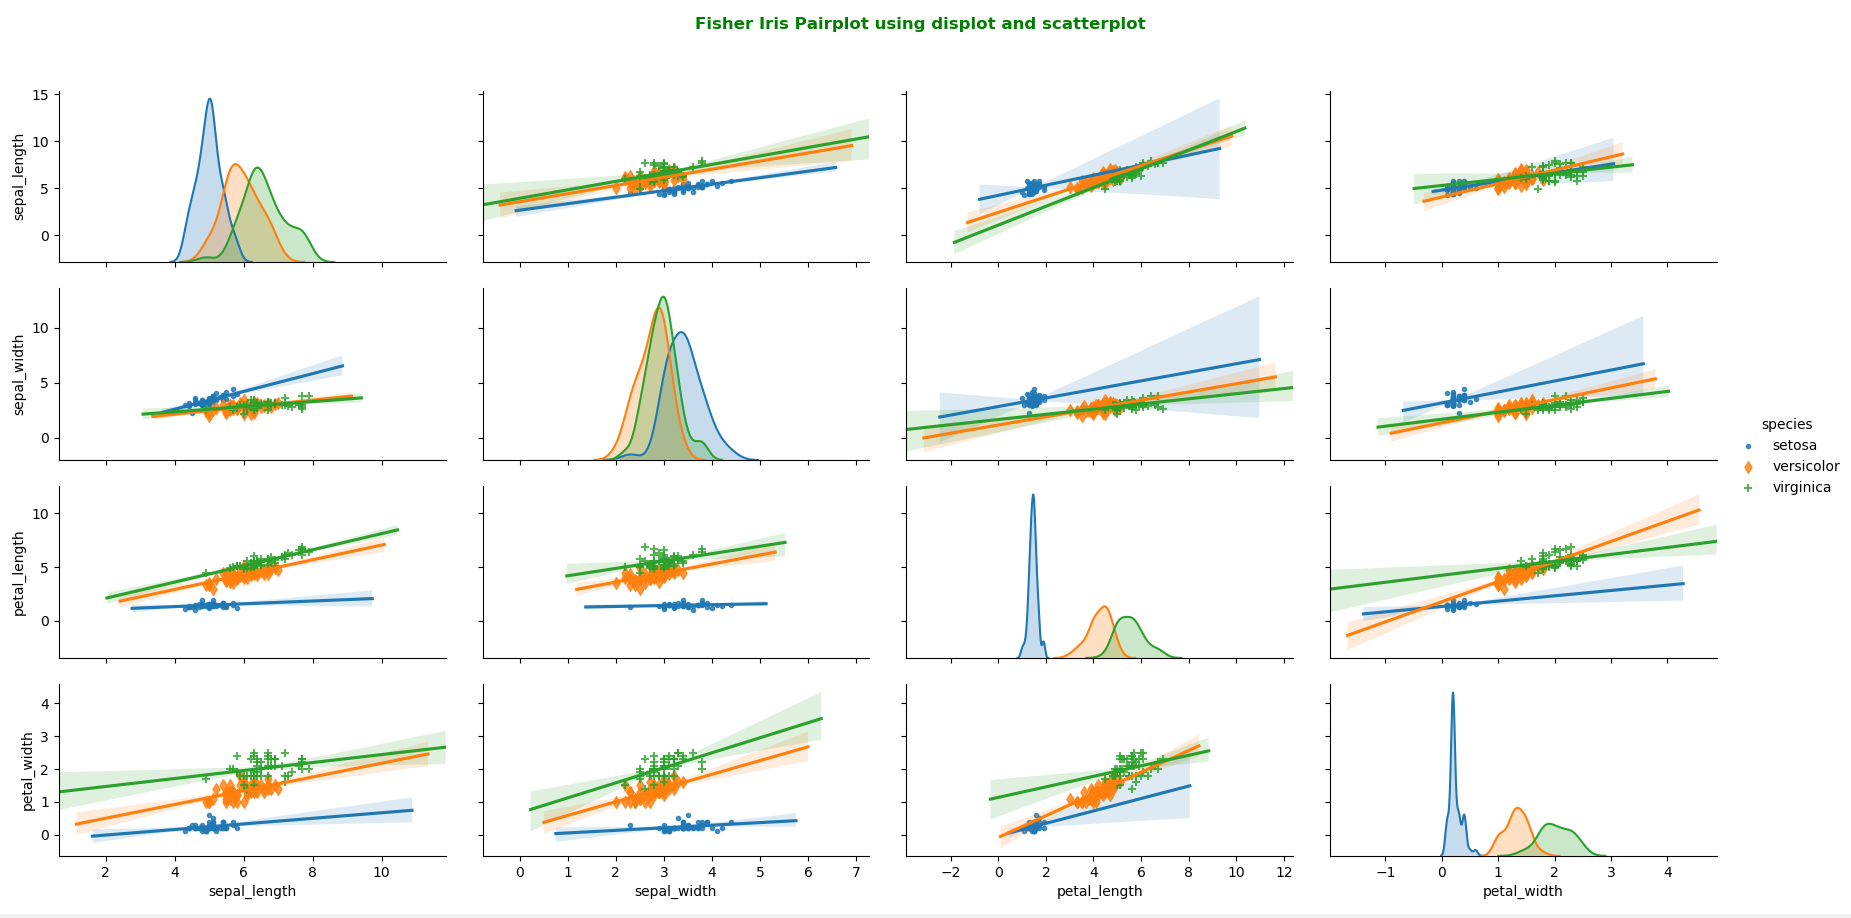

Reproduce this figure in Python.
# Roisin Fallon
# Adapted from: https://seaborn.pydata.org/generated/seaborn.pairplot.html; https://seaborn.pydata.org/generated/seaborn.PairGrid.html#seaborn.PairGrid

# Import the following libraries:
import matplotlib.pyplot as plt                                                                                                 # matplotlib given an alias plt
import seaborn as sns                                                                                                           # seaborn given as alias sns                                                                                              
import pandas as pd                                                                                                             # pandas given an alias of pd 
import warnings                                                                                                                 # current version of seaborn creates warnings this will remove them
warnings.filterwarnings("ignore")

ds = pd.read_csv("iris.csv", delimiter=",")                                                                                     # Load iris dataset

# Pairplot using distplot and scatterplot   
sns.pairplot(ds, hue="species",  kind = "reg", markers=[".", "d", "+"],  height=2.3, aspect=1.9)                                # Each species is seperated by color and marker 
plt.suptitle("Fisher Iris Pairplot using displot and scatterplot", fontweight="bold", fontsize="12", color="g" )                # Overall heading for the graph                                                                              
plt.subplots_adjust(top=.9)                                                                                                     # Leave space so it does not cover the figure
plt.show()                                                                                                                      # Display the pairplot 


# PairGrid with histogram and scatterplot

g = sns.PairGrid(ds, hue="species", hue_kws={"marker": [".", "d", "+"]}, height=2.3, aspect=1.9)                                # Each species is seperated by color and marker 
g.map_diag(plt.hist, histtype="step", linewidth=3, bins=20)                                                                     # Histograms are created diagonally where bins, histtep was
g.map_offdiag(plt.scatter)                                                                                                      # Scatterplots are created in the remaining figure 
g.add_legend()                                                                                                                  # Add legend
g.fig.suptitle("Fisher Iris Pairplot using histogram and scatterplot", fontweight="bold", fontsize="12", color="g" )            # Overall heading for the graph  
g.fig.subplots_adjust(top=.9)                                                                                                   # Leave space so it does not cover the figure
plt.show()                                                                                                                      # Display the pairplot 
